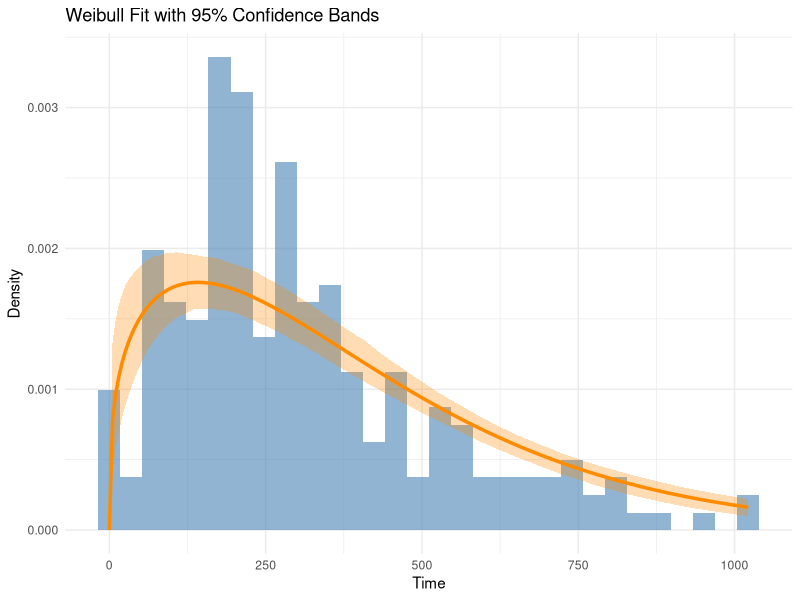
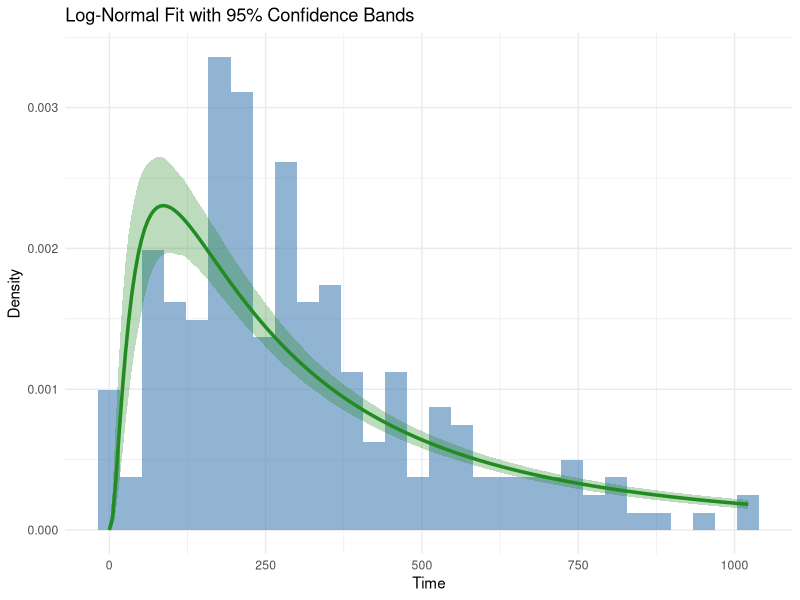

The R script that drew these images, in order:
## ---- chunk 1
knitr::opts_chunk$set(echo = TRUE)
## ---- chunk 2
library(ggplot2)
library(survival)
library(MASS) # For multivariate simulation (mvrnorm)
## ---- chunk 3
# Loading data (Ensure the file is in your directory)
# datos <- read.table(file = "NCCTGLungCancer.txt", header = TRUE)
data(lung)
datos <- lung

modelo_exponencial <- survreg(Surv(time, status) ~ 1, 
                              data = datos, 
                              dist = "exponential")

summary(modelo_exponencial)
## ---- chunk 4
# Estimation and CIs for E[T]
expected_time <- exp(coef(modelo_exponencial))
ci_time <- exp(confint(modelo_exponencial))

# Estimation and CIs for Lambda
lambda <- exp(-coef(modelo_exponencial))
ic_lambda <- exp(-confint(modelo_exponencial)) 
# Sort CI properly
ic_lambda_sorted <- cbind(ic_lambda[,2], ic_lambda[,1]) 

print(lambda)
print(ic_lambda_sorted)
## ---- chunk 5
modelo_weibull <- survreg(Surv(time, status) ~ 1, data = datos, dist = "weibull")

# Extract parameters
shape_est <- 1 / modelo_weibull$scale
scale_est <- exp(coef(modelo_weibull))

# Monte Carlo Simulation for Confidence Bands
mu <- c(coef(modelo_weibull), log(modelo_weibull$scale))
V <- vcov(modelo_weibull) 

set.seed(236) 
sim_params <- mvrnorm(n = 1000, mu = mu, Sigma = V)

sim_b <- exp(sim_params[, 1])          
sim_a <- 1 / exp(sim_params[, 2])       

t_seq <- seq(0, max(datos$time, na.rm = TRUE), length.out = 200)
dens_matrix <- matrix(NA, nrow = length(t_seq), ncol = 1000)

for (i in 1:1000) {
  dens_matrix[, i] <- dweibull(t_seq, shape = sim_a[i], scale = sim_b[i])
}

# Calculate quantiles for the ribbon
f_est <- dweibull(t_seq, shape = shape_est, scale = scale_est)
f_inf <- apply(dens_matrix, 1, quantile, probs = 0.025) 
f_sup <- apply(dens_matrix, 1, quantile, probs = 0.975)

df_weibull <- data.frame(t = t_seq, density = f_est, lower = f_inf, upper = f_sup)

ggplot(datos, aes(x = time)) +
  geom_histogram(aes(y = after_stat(density)), bins = 30, fill = "steelblue", alpha = 0.6) +
  geom_ribbon(data = df_weibull, aes(x = t, ymin = lower, ymax = upper), 
              fill = "darkorange", alpha = 0.3, inherit.aes = FALSE) +
  geom_line(data = df_weibull, aes(x = t, y = density), color = "darkorange", linewidth = 1.2, inherit.aes = FALSE) +
  theme_minimal() +
  labs(title = "Weibull Fit with 95% Confidence Bands", x = "Time", y = "Density")
## ---- chunk 6
modelo_lognormal <- survreg(Surv(time, status) ~ 1, data = datos, dist = "lognormal")

mu_est <- coef(modelo_lognormal)            
sigma_est <- modelo_lognormal$scale         

# Simulation
params_cov <- c(mu_est, log(sigma_est)) 
V_ln <- vcov(modelo_lognormal)

set.seed(236) 
sim_params_ln <- mvrnorm(n = 1000, mu = params_cov, Sigma = V_ln)

sim_mu <- sim_params_ln[, 1]
sim_sigma <- exp(sim_params_ln[, 2]) 

dens_matrix_ln <- matrix(NA, nrow = length(t_seq), ncol = 1000)
for (i in 1:1000) {
  dens_matrix_ln[, i] <- dlnorm(t_seq, meanlog = sim_mu[i], sdlog = sim_sigma[i])
}

f_est_ln <- dlnorm(t_seq, meanlog = mu_est, sdlog = sigma_est)
f_inf_ln <- apply(dens_matrix_ln, 1, quantile, probs = 0.025)
f_sup_ln <- apply(dens_matrix_ln, 1, quantile, probs = 0.975)

df_ln <- data.frame(t = t_seq, density = f_est_ln, lower = f_inf_ln, upper = f_sup_ln)

ggplot(datos, aes(x = time)) +
  geom_histogram(aes(y = after_stat(density)), bins = 30, fill = "steelblue", alpha = 0.6) +
  geom_ribbon(data = df_ln, aes(x = t, ymin = lower, ymax = upper), 
              fill = "forestgreen", alpha = 0.3, inherit.aes = FALSE) +
  geom_line(data = df_ln, aes(x = t, y = density), color = "forestgreen", linewidth = 1.2, inherit.aes = FALSE) +
  theme_minimal() +
  labs(title = "Log-Normal Fit with 95% Confidence Bands", x = "Time", y = "Density")
